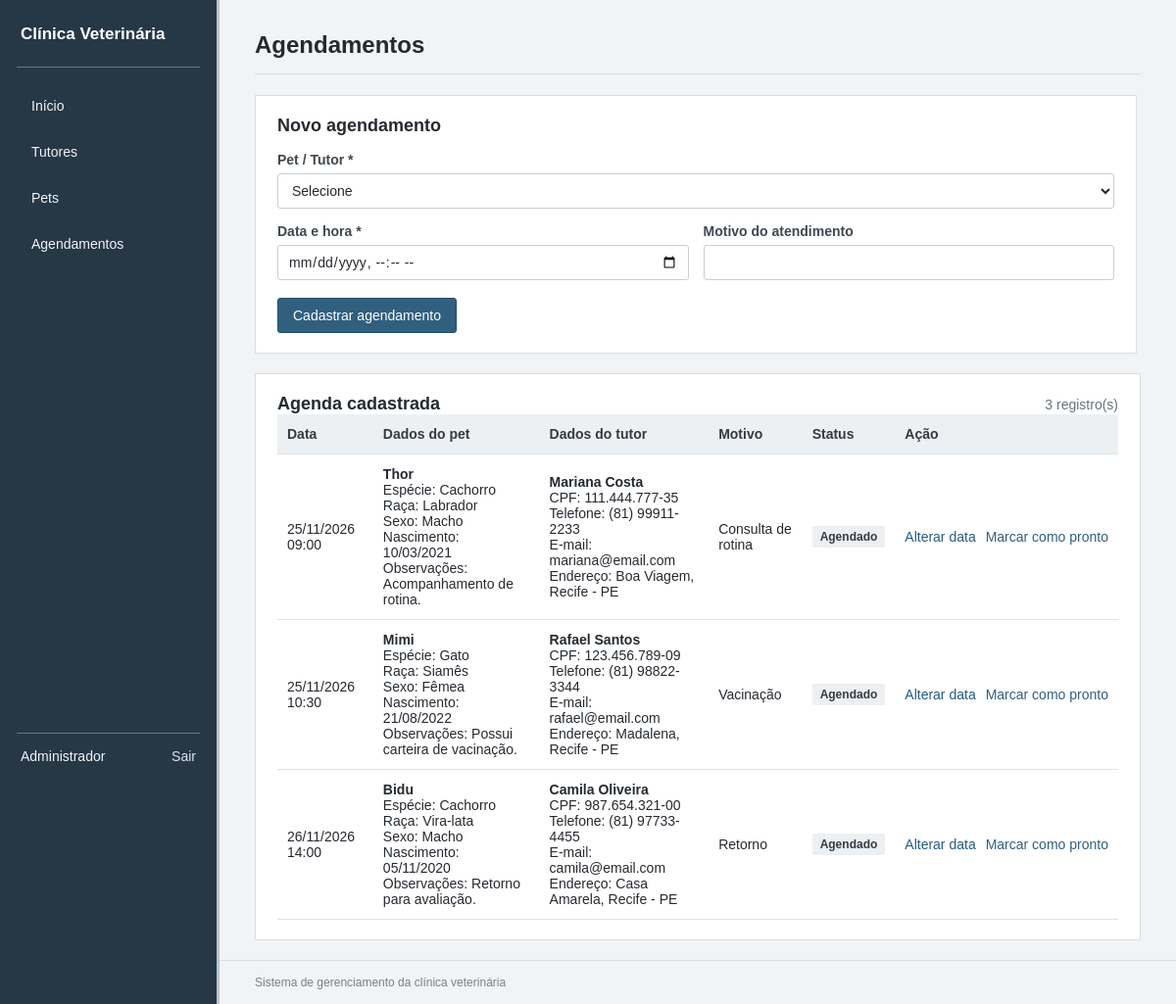
Screenshot of /agendamentos.php (signed in) with the database file from the repository.
### tables this page shows
CREATE TABLE IF NOT EXISTS agendamentos (
    id INT UNSIGNED AUTO_INCREMENT PRIMARY KEY,
    pet_id INT UNSIGNED NOT NULL,
    data_agendamento DATETIME NOT NULL,
    motivo VARCHAR(180) NULL,
    status VARCHAR(30) NOT NULL DEFAULT 'Agendado',
    criado_em TIMESTAMP DEFAULT CURRENT_TIMESTAMP,
    INDEX idx_agendamentos_data (data_agendamento),
    INDEX idx_agendamentos_pet (pet_id),
    CONSTRAINT fk_agendamentos_pets FOREIGN KEY (pet_id)
        REFERENCES pets(id) ON UPDATE CASCADE ON DELETE RESTRICT
);

CREATE TABLE IF NOT EXISTS pets (
    id INT UNSIGNED AUTO_INCREMENT PRIMARY KEY,
    tutor_id INT UNSIGNED NOT NULL,
    nome VARCHAR(100) NOT NULL,
    especie VARCHAR(40) NOT NULL,
    raca VARCHAR(80) NULL,
    sexo VARCHAR(15) NULL,
    data_nascimento DATE NULL,
    observacoes TEXT NULL,
    criado_em TIMESTAMP DEFAULT CURRENT_TIMESTAMP,
    INDEX idx_pets_tutor (tutor_id),
    CONSTRAINT fk_pets_tutores FOREIGN KEY (tutor_id)
        REFERENCES tutores(id) ON UPDATE CASCADE ON DELETE RESTRICT
);

CREATE TABLE IF NOT EXISTS tutores (
    id INT UNSIGNED AUTO_INCREMENT PRIMARY KEY,
    nome VARCHAR(120) NOT NULL,
    cpf_criptografado VARCHAR(255) NOT NULL,
    cpf_hash CHAR(64) NOT NULL UNIQUE,
    telefone VARCHAR(20) NOT NULL,
    email VARCHAR(120) NULL,
    endereco VARCHAR(180) NULL,
    criado_em TIMESTAMP DEFAULT CURRENT_TIMESTAMP
);

### funcoes.php (called while the page is built, shortened)
<?php
function h(?string $valor): string
{
    return htmlspecialchars((string) $valor, ENT_QUOTES, 'UTF-8');
}
function somente_numeros(string $valor): string
{
    return preg_replace('/\D/', '', $valor) ?? '';
}
function descriptografar_cpf(string $valor): string
{
    $dados = base64_decode($valor, true);
    $iv = substr($dados, 0, 12);
    $tag = substr($dados, 12, 16);
    $texto = substr($dados, 28);
    $cpf = openssl_decrypt($texto, 'aes-256-gcm', hash('sha256', APP_KEY, true), OPENSSL_RAW_DATA, $iv, $tag);
    return $cpf === false ? '' : $cpf;
}
function formatar_cpf(string $cpf): string
{
    $cpf = somente_numeros($cpf);
    return substr($cpf, 0, 3) . '.' . substr($cpf, 3, 3) . '.' . substr($cpf, 6, 3) . '-' . substr($cpf, 9, 2);
}
function formatar_data(?string $data): string
{
    $timestamp = strtotime($data);
    return $timestamp ? date('d/m/Y', $timestamp) : '—';
}
function formatar_data_hora(?string $data): string
{
    $timestamp = strtotime($data);
    return $timestamp ? date('d/m/Y H:i', $timestamp) : '—';
}

### agendamentos.php (the view, shortened to what this page needs)
<?php
require_once __DIR__ . '/funcoes.php';
$agendamentoEdicao = null;
$pets = $pdo->query(
    'SELECT p.id, p.nome AS pet_nome, t.nome AS tutor_nome
     FROM pets p INNER JOIN tutores t ON t.id = p.tutor_id ORDER BY t.nome, p.nome'
)->fetchAll();
$agendamentos = $pdo->query(
    'SELECT a.id, a.data_agendamento, a.motivo, a.status,
            p.nome AS pet_nome, p.especie, p.raca, p.sexo, p.data_nascimento, p.observacoes AS pet_observacoes,
            t.nome AS tutor_nome, t.cpf_criptografado, t.telefone AS tutor_telefone,
            t.email AS tutor_email, t.endereco AS tutor_endereco
     FROM agendamentos a
     INNER JOIN pets p ON p.id = a.pet_id
     INNER JOIN tutores t ON t.id = p.tutor_id
     ORDER BY a.data_agendamento ASC'
)->fetchAll();
?>
<!DOCTYPE html>
<html lang="pt-BR">
<head>
    <link rel="stylesheet" href="style.css">
</head>
<body>
<header class="topo">
    <div class="topo-conteudo">
        <div class="marca">Clínica Veterinária</div>
        <nav class="menu">
            <a href="index.php">Início</a>
            <a href="tutores.php">Tutores</a>
            <a href="pets.php">Pets</a>
            <a href="agendamentos.php">Agendamentos</a>
        </nav>
        <div class="usuario-topo">
            <span><?= h($_SESSION['usuario_nome'] ?? 'Usuário') ?></span>
            <a class="sair" href="logout.php">Sair</a>
        </div>
    </div>
</header>
<main class="container">
<section class="cabecalho-pagina">
    <h1>Agendamentos</h1>
</section>
<?php if ($agendamentoEdicao): ?>
<section class="bloco formulario-bloco">
    <h2>Alterar data do agendamento #<?= (int) $agendamentoEdicao['id'] ?></h2>
    <form method="post" action="agendamento_salvar.php" class="formulario-data">
        <input type="hidden" name="csrf_token" value="<?= h(token_csrf()) ?>">
        <input type="hidden" name="id" value="<?= (int) $agendamentoEdicao['id'] ?>">
        <div class="campo">
            <label for="data_agendamento">Nova data e hora</label>
            <input type="datetime-local" id="data_agendamento" name="data_agendamento" value="<?= h(date('Y-m-d\TH:i', strtotime($agendamentoEdicao['data_agendamento']))) ?>" required>
        </div>
        <div class="acoes-form">
            <button type="submit" class="botao">Atualizar data</button>
            <a href="agendamentos.php" class="botao secundario">Cancelar</a>
        </div>
    </form>
</section>
<?php elseif ($pets): ?>
<section class="bloco formulario-bloco">
    <h2>Novo agendamento</h2>
    <form method="post" action="agendamento_salvar.php">
        <div class="campo campo-largo">
            <label for="pet_id">Pet / Tutor *</label>
            <select name="pet_id" id="pet_id" required>
                <option value="">Selecione</option>
            </select>
        </div>
        <div class="campo">
            <label for="data_agendamento_novo">Data e hora *</label>
            <input type="datetime-local" id="data_agendamento_novo" name="data_agendamento" required>
        </div>
        <div class="campo">
            <label for="motivo">Motivo do atendimento</label>
            <input type="text" id="motivo" name="motivo" maxlength="180">
        </div>
        <div class="acoes-form">
            <button type="submit" class="botao">Cadastrar agendamento</button>
        </div>
    </form>
</section>
<?php else: ?>
<section class="bloco"><p class="vazio">Cadastre pelo menos um pet antes de criar um agendamento.</p><a class="botao" href="pet_form.php">Cadastrar pet</a></section>
<?php endif; ?>
<section class="bloco">
    <div class="bloco-titulo"><h2>Agenda cadastrada</h2><span><?= count($agendamentos) ?> registro(s)</span></div>
    <div class="tabela-area">
        <table>
            <thead><tr><th>Data</th><th>Dados do pet</th><th>Dados do tutor</th><th>Motivo</th><th>Status</th><th>Ação</th></tr></thead>
            <tbody>
            <?php foreach ($agendamentos as $item): ?>
                <tr>
                    <td><?= h(formatar_data_hora($item['data_agendamento'])) ?></td>
                    <td>
                        <strong><?= h($item['pet_nome']) ?></strong><br>
                        Espécie: <?= h($item['especie']) ?><br>
                        Raça: <?= h($item['raca'] ?: 'Não informada') ?><br>
                        Sexo: <?= h($item['sexo'] ?: 'Não informado') ?><br>
                        Nascimento: <?= h(formatar_data($item['data_nascimento'])) ?><br>
                        Observações: <?= h($item['pet_observacoes'] ?: '—') ?>
                    </td>
                    <td>
                        <strong><?= h($item['tutor_nome']) ?></strong><br>
                        CPF: <?= h(formatar_cpf(descriptografar_cpf($item['cpf_criptografado']))) ?><br>
                        Telefone: <?= h($item['tutor_telefone']) ?><br>
                        E-mail: <?= h($item['tutor_email'] ?: '—') ?><br>
                        Endereço: <?= h($item['tutor_endereco'] ?: '—') ?>
                    </td>
                    <td><?= h($item['motivo'] ?: '—') ?></td>
                    <td>
                        <span class="status <?= $item['status'] === 'Pronto' ? 'status-pronto' : 'status-agendado' ?>">
                            <?= h($item['status']) ?>
                        </span>
                    </td>
                    <td>
                        <div class="acoes-tabela">
                            <a href="agendamentos.php?editar=<?= (int) $item['id'] ?>">Alterar data</a>
                            <form method="post" action="agendamento_status.php">
                                <?php if ($item['status'] === 'Pronto'): ?>
                                    <input type="hidden" name="status" value="Agendado">
                                    <button type="submit" class="botao-link">Reabrir</button>
                                <?php else: ?>
                                    <button type="submit" class="botao-link pronto-link">Marcar como pronto</button>
                                <?php endif; ?>
                            </form>
                        </div>
                    </td>
                </tr>
            <?php endforeach; ?>
            </tbody>
        </table>
    </div>
</section>
</main>
<footer class="rodape">Sistema de gerenciamento da clínica veterinária</footer>
</body>
</html>

### style.css (style rules this page uses)
* { box-sizing: border-box; }
body { margin: 0; background: #f2f3f5; color: #252a30; font-family: Arial, Helvetica, sans-serif; font-size: 14px; }
a { color: #245b83; text-decoration: none; }
.topo { position: fixed; top: 0; left: 0; bottom: 0; width: 224px; min-height: 100vh; background: #263746; color: #fff; border-right: 3px solid #b7c4ce; z-index: 10; }
.topo-conteudo { width: 100%; max-width: none; min-height: 100vh; margin: 0; padding: 24px 17px 20px; display: flex; flex-direction: column; align-items: stretch; gap: 0; }
.marca { padding: 0 4px 21px; border-bottom: 1px solid #667784; font-size: 17px; font-weight: bold; line-height: 1.35; }
.menu { display: flex; flex-direction: column; align-items: stretch; gap: 5px; padding-top: 18px; }
.menu a { display: flex; align-items: center; min-height: 42px; padding: 0 12px; border-left: 3px solid transparent; color: #f3f5f7; }
.usuario-topo { display: flex; align-items: center; justify-content: space-between; flex-wrap: wrap; gap: 10px; margin-top: auto; padding: 15px 4px 0; border-top: 1px solid #667784; color: #f3f5f7; }
.sair { padding-left: 0; color: #dce5eb; }
.container { width: auto; max-width: 1360px; min-height: calc(100vh - 55px); margin: 0 36px 0 260px; padding-top: 32px; }
.cabecalho-pagina { margin-bottom: 21px; padding-bottom: 15px; border-bottom: 1px solid #d8dde1; }
.cabecalho-pagina h1 { margin: 0; font-size: 24px; font-weight: 600; }
.linha-titulo, .bloco-titulo { display: flex; justify-content: space-between; align-items: center; gap: 15px; }
.bloco, .resumo, .atalho { background: #fff; border: 1px solid #d8dde1; }
.bloco { padding: 20px 22px; margin-bottom: 20px; }
.bloco h2 { margin: 0 0 16px; font-size: 18px; }
.bloco-titulo h2 { margin: 0; }
.bloco-titulo span { color: #68727c; }
.botao { display: inline-block; padding: 9px 15px; border: 1px solid #234e6c; border-radius: 3px; background: #315f7e; color: #fff; font: inherit; cursor: pointer; text-align: center; }
input, select, textarea { width: 100%; min-height: 36px; padding: 8px 10px; border: 1px solid #c8cfd5; border-radius: 3px; background: #fff; color: #252a30; font: inherit; }
.tabela-area { width: 100%; overflow-x: auto; }
table { width: 100%; border-collapse: collapse; background: #fff; }
th, td { padding: 12px 10px; border-bottom: 1px solid #e0e4e7; text-align: left; vertical-align: middle; }
th { background: #edf0f2; color: #343b42; font-weight: 600; white-space: nowrap; }
.formulario-bloco { max-width: 900px; }
.formulario-bloco form { display: grid; grid-template-columns: 1fr 1fr; gap: 15px; }
.campo { min-width: 0; }
.campo label { display: block; margin-bottom: 6px; color: #40484f; font-weight: 600; }
.campo-largo { grid-column: 1 / -1; }
.acoes-form { grid-column: 1 / -1; display: flex; align-items: center; gap: 8px; margin-top: 3px; }
.rodape { margin-left: 224px; padding: 15px 20px 15px 36px; border-top: 1px solid #d8dde1; color: #77818a; text-align: left; font-size: 12px; }
.acoes-tabela { display: flex; align-items: center; gap: 10px; white-space: nowrap; }
.acoes-tabela form { display: inline; margin: 0; }
.botao-link { padding: 0; border: 0; background: none; color: #245b83; font: inherit; cursor: pointer; }
.pronto-link { color: #315f7e; }
.status { display: inline-block; padding: 4px 8px; border-radius: 2px; font-size: 12px; font-weight: 600; white-space: nowrap; }
.status-agendado { background: #edf0f2; color: #343b42; }

### rows the page displays
agendamentos: data_agendamento "25/11/2026 09:00", pet.nome "Thor", pet.especie "Cachorro", pet.raca "Labrador", pet.sexo "Macho", pet.data_nascimento "10/03/2021", pet.observacoes "Acompanhamento de rotina.", tutores.nome "Mariana Costa", tutores.cpf_criptografado "111.444.777-35", tutores.telefone "(81) 99911-2233", tutores.email "mariana@email.com", tutores.endereco "Boa Viagem, Recife - PE", motivo "Consulta de rotina", status "Agendado", shows "Marcar como pronto"
agendamentos: data_agendamento "25/11/2026 10:30", pet.nome "Mimi", pet.especie "Gato", pet.raca "Siamês", pet.sexo "Fêmea", pet.data_nascimento "21/08/2022", pet.observacoes "Possui carteira de vacinação.", tutores.nome "Rafael Santos", tutores.cpf_criptografado "123.456.789-09", tutores.telefone "(81) 98822-3344", tutores.email "rafael@email.com", tutores.endereco "Madalena, Recife - PE", motivo "Vacinação", status "Agendado", shows "Marcar como pronto"
agendamentos: data_agendamento "26/11/2026 14:00", pet.nome "Bidu", pet.especie "Cachorro", pet.raca "Vira-lata", pet.sexo "Macho", pet.data_nascimento "05/11/2020", pet.observacoes "Retorno para avaliação.", tutores.nome "Camila Oliveira", tutores.cpf_criptografado "987.654.321-00", tutores.telefone "(81) 97733-4455", tutores.email "camila@email.com", tutores.endereco "Casa Amarela, Recife - PE", motivo "Retorno", status "Agendado", shows "Marcar como pronto"

### other values shown
$_SESSION['usuario_nome'] "Administrador"
count($agendamentos) "3"
